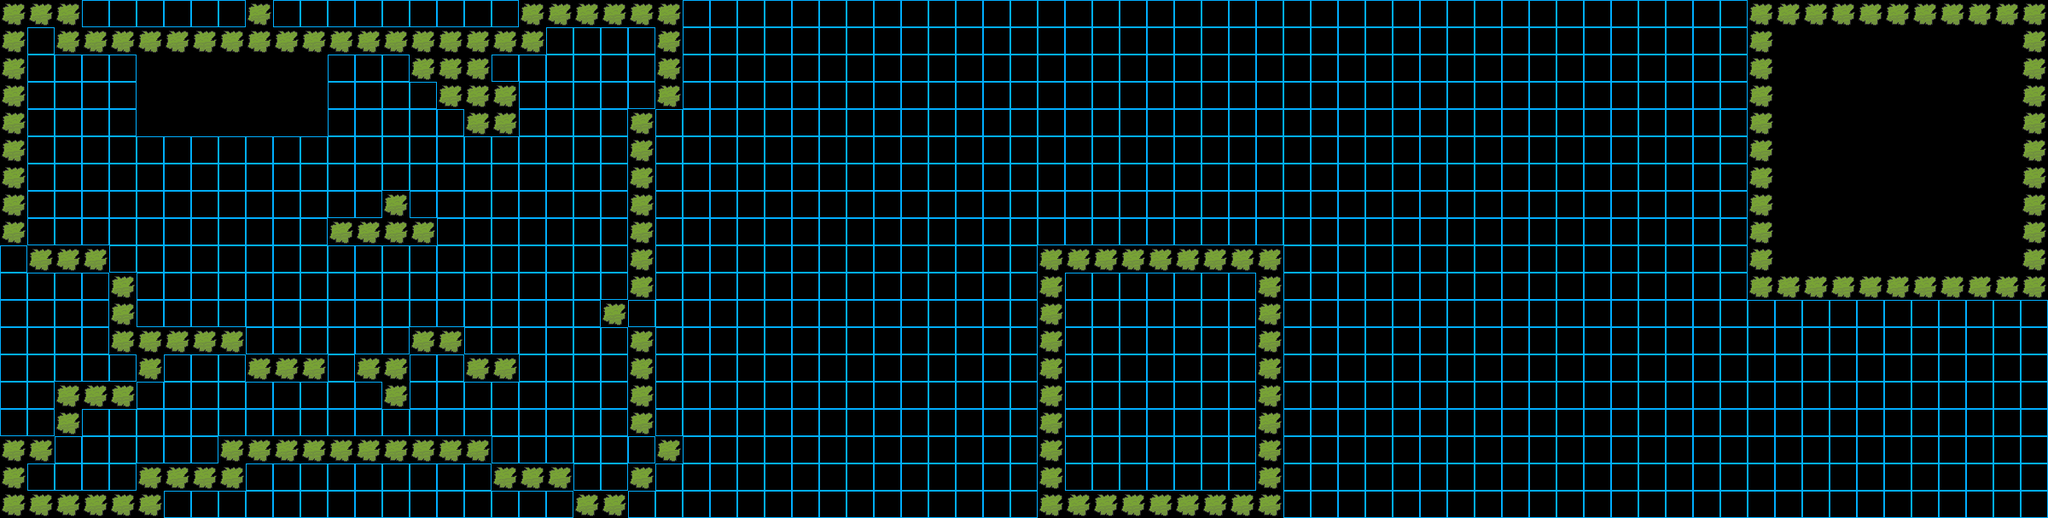

Tiled map render using the project's own tile images. Description and the whole map definition, tile-layer contents included, below:
An orthogonal 75x19 tile map with 32x32 px tiles, 1 tile layer (Tile Layer 1).

<map version="1.0" orientation="orthogonal" renderorder="right-down" width="75" height="19" tilewidth="32" tileheight="32" nextobjectid="1">
 <tileset firstgid="1" name="spritesheet" tilewidth="32" tileheight="32" tilecount="3" columns="3">
  <image source="../img/spritesheet.png" width="96" height="32" />
 </tileset>
 <layer name="Tile Layer 1" width="75" height="19">
  <data encoding="csv">
2,2,2,1,1,1,1,1,1,2,1,1,1,1,1,1,1,1,1,2,2,2,2,2,2,1,1,1,1,1,1,1,1,1,1,1,1,1,1,1,1,1,1,1,1,1,1,1,1,1,1,1,1,1,1,1,1,1,1,1,1,1,1,1,2,2,2,2,2,2,2,2,2,2,2,
2,1,2,2,2,2,2,2,2,2,2,2,2,2,2,2,2,2,2,2,1,1,1,1,2,1,1,1,1,1,1,1,1,1,1,1,1,1,1,1,1,1,1,1,1,1,1,1,1,1,1,1,1,1,1,1,1,1,1,1,1,1,1,1,2,0,0,0,0,0,0,0,0,0,2,
2,1,1,1,1,3,3,3,3,3,3,3,1,1,1,2,2,2,1,1,1,1,1,1,2,1,1,1,1,1,1,1,1,1,1,1,1,1,1,1,1,1,1,1,1,1,1,1,1,1,1,1,1,1,1,1,1,1,1,1,1,1,1,1,2,0,0,0,0,0,0,0,0,0,2,
2,1,1,1,1,3,3,3,3,3,3,3,1,1,1,1,2,2,2,1,1,1,1,1,2,1,1,1,1,1,1,1,1,1,1,1,1,1,1,1,1,1,1,1,1,1,1,1,1,1,1,1,1,1,1,1,1,1,1,1,1,1,1,1,2,0,0,0,0,0,0,0,0,0,2,
2,1,1,1,1,3,3,3,3,3,3,3,1,1,1,1,1,2,2,1,1,1,1,2,1,1,1,1,1,1,1,1,1,1,1,1,1,1,1,1,1,1,1,1,1,1,1,1,1,1,1,1,1,1,1,1,1,1,1,1,1,1,1,1,2,0,0,0,0,0,0,0,0,0,2,
2,1,1,1,1,1,1,1,1,1,1,1,1,1,1,1,1,1,1,1,1,1,1,2,1,1,1,1,1,1,1,1,1,1,1,1,1,1,1,1,1,1,1,1,1,1,1,1,1,1,1,1,1,1,1,1,1,1,1,1,1,1,1,1,2,0,0,0,0,0,0,0,0,0,2,
2,1,1,1,1,1,1,1,1,1,1,1,1,1,1,1,1,1,1,1,1,1,1,2,1,1,1,1,1,1,1,1,1,1,1,1,1,1,1,1,1,1,1,1,1,1,1,1,1,1,1,1,1,1,1,1,1,1,1,1,1,1,1,1,2,0,0,0,0,0,0,0,0,0,2,
2,1,1,1,1,1,1,1,1,1,1,1,1,1,2,1,1,1,1,1,1,1,1,2,1,1,1,1,1,1,1,1,1,1,1,1,1,1,1,1,1,1,1,1,1,1,1,1,1,1,1,1,1,1,1,1,1,1,1,1,1,1,1,1,2,0,0,0,0,0,0,0,0,0,2,
2,1,1,1,1,1,1,1,1,1,1,1,2,2,2,2,1,1,1,1,1,1,1,2,1,1,1,1,1,1,1,1,1,1,1,1,1,1,1,1,1,1,1,1,1,1,1,1,1,1,1,1,1,1,1,1,1,1,1,1,1,1,1,1,2,0,0,0,0,0,0,0,0,0,2,
1,2,2,2,1,1,1,1,1,1,1,1,1,1,1,1,1,1,1,1,1,1,1,2,1,1,1,1,1,1,1,1,1,1,1,1,1,1,2,2,2,2,2,2,2,2,2,1,1,1,1,1,1,1,1,1,1,1,1,1,1,1,1,1,2,0,0,0,0,0,0,0,0,0,2,
1,1,1,1,2,1,1,1,1,1,1,1,1,1,1,1,1,1,1,1,1,1,1,2,1,1,1,1,1,1,1,1,1,1,1,1,1,1,2,1,1,1,1,1,1,1,2,1,1,1,1,1,1,1,1,1,1,1,1,1,1,1,1,1,2,2,2,2,2,2,2,2,2,2,2,
1,1,1,1,2,1,1,1,1,1,1,1,1,1,1,1,1,1,1,1,1,1,2,1,1,1,1,1,1,1,1,1,1,1,1,1,1,1,2,1,1,1,1,1,1,1,2,1,1,1,1,1,1,1,1,1,1,1,1,1,1,1,1,1,1,1,1,1,1,1,1,1,1,1,1,
1,1,1,1,2,2,2,2,2,1,1,1,1,1,1,2,2,1,1,1,1,1,1,2,1,1,1,1,1,1,1,1,1,1,1,1,1,1,2,1,1,1,1,1,1,1,2,1,1,1,1,1,1,1,1,1,1,1,1,1,1,1,1,1,1,1,1,1,1,1,1,1,1,1,1,
1,1,1,1,1,2,1,1,1,2,2,2,1,2,2,1,1,2,2,1,1,1,1,2,1,1,1,1,1,1,1,1,1,1,1,1,1,1,2,1,1,1,1,1,1,1,2,1,1,1,1,1,1,1,1,1,1,1,1,1,1,1,1,1,1,1,1,1,1,1,1,1,1,1,1,
1,1,2,2,2,1,1,1,1,1,1,1,1,1,2,1,1,1,1,1,1,1,1,2,1,1,1,1,1,1,1,1,1,1,1,1,1,1,2,1,1,1,1,1,1,1,2,1,1,1,1,1,1,1,1,1,1,1,1,1,1,1,1,1,1,1,1,1,1,1,1,1,1,1,1,
1,1,2,1,1,1,1,1,1,1,1,1,1,1,1,1,1,1,1,1,1,1,1,2,1,1,1,1,1,1,1,1,1,1,1,1,1,1,2,1,1,1,1,1,1,1,2,1,1,1,1,1,1,1,1,1,1,1,1,1,1,1,1,1,1,1,1,1,1,1,1,1,1,1,1,
2,2,1,1,1,1,1,1,2,2,2,2,2,2,2,2,2,2,1,1,1,1,1,1,2,1,1,1,1,1,1,1,1,1,1,1,1,1,2,1,1,1,1,1,1,1,2,1,1,1,1,1,1,1,1,1,1,1,1,1,1,1,1,1,1,1,1,1,1,1,1,1,1,1,1,
2,1,1,1,1,2,2,2,2,1,1,1,1,1,1,1,1,1,2,2,2,1,1,2,1,1,1,1,1,1,1,1,1,1,1,1,1,1,2,1,1,1,1,1,1,1,2,1,1,1,1,1,1,1,1,1,1,1,1,1,1,1,1,1,1,1,1,1,1,1,1,1,1,1,1,
2,2,2,2,2,2,1,1,1,1,1,1,1,1,1,1,1,1,1,1,1,2,2,1,1,1,1,1,1,1,1,1,1,1,1,1,1,1,2,2,2,2,2,2,2,2,2,1,1,1,1,1,1,1,1,1,1,1,1,1,1,1,1,1,1,1,1,1,1,1,1,1,1,1,1
</data>
 </layer>
</map>